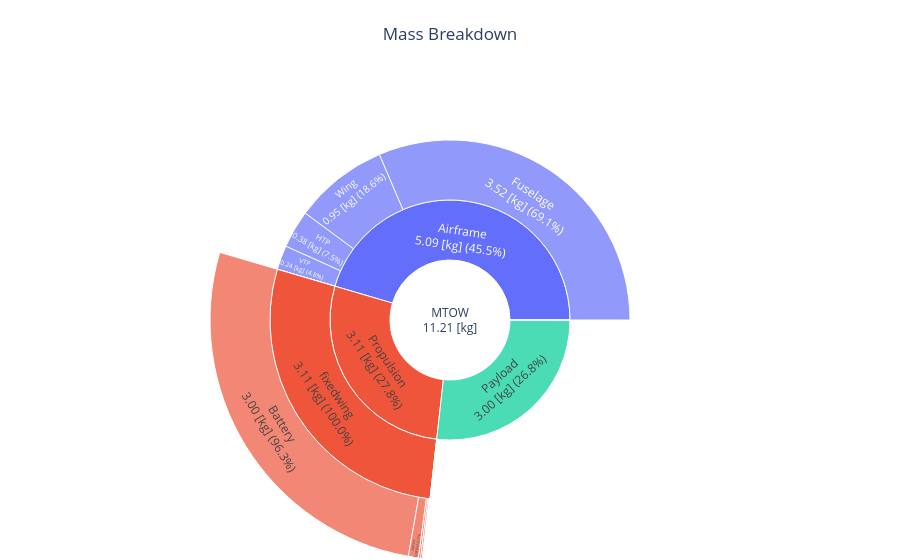

Notebook source saved alongside this figure:
### Code cell
fig = mass_breakdown_sun_plot_drone(OUTPUT_FILE)
fig.show()

### Figure 1 — Plotly figure (JSON) as saved in the notebook; plotly's stock layout.template omitted (floating-point values rounded to 4 significant figures)
{"data": [{"branchvalues": "total", "labels": ["MTOW<br>11.21 [kg]", "Payload<br>3.00 [kg] (26.8%)", "Fuel mission<br>0.00 [kg] (0.0%)", "Propulsion<br>3.11 [kg] (27.8%)", "Airframe<br>5.09 [kg] (45.5%)", "Miscellaneous<br>0.00 [kg] (0.0%)", "multirotor<br>0.00 [kg] (0.0%)", "Propellers<br>0.00 [kg] (0.0%)", "Motors<br>0.00 [kg] (0.0%)", "Gearboxes<br>0.00 [kg] (0.0%)", "esc<br>0.00 [kg] (0.0%)", "Battery<br>0.00 [kg] (0.0%)", "Wires<br>0.00 [kg] (0.0%)", "fixedwing<br>3.11 [kg] (100.0%)", "Propellers<br>0.01 [kg] (0.3%)", "Motors<br>0.08 [kg] (2.5%)", "Gearboxes<br>0.00 [kg] (0.0%)", "esc<br>0.01 [kg] (0.4%)", "Battery<br>3.00 [kg] (96.3%)", "Wires<br>0.02 [kg] (0.5%)", "Body<br>0.00 [kg] (0.0%)", "Arms<br>0.00 [kg] (0.0%)", "Wing<br>0.95 [kg] (18.6%)", "Fuselage<br>3.52 [kg] (69.1%)", "HTP<br>0.38 [kg] (7.5%)", "VTP<br>0.24 [kg] (4.8%)"], "parents": ["", "MTOW<br>11.21 [kg]", "MTOW<br>11.21 [kg]", "MTOW<br>11.21 [kg]", "MTOW<br>11.21 [kg]", "MTOW<br>11.21 [kg]", "Propulsion<br>3.11 [kg] (27.8%)", "multirotor<br>0.00 [kg] (0.0%)", "multirotor<br>0.00 [kg] (0.0%)", "multirotor<br>0.00 [kg] (0.0%)", "multirotor<br>0.00 [kg] (0.0%)", "multirotor<br>0.00 [kg] (0.0%)", "multirotor<br>0.00 [kg] (0.0%)", "Propulsion<br>3.11 [kg] (27.8%)", "fixedwing<br>3.11 [kg] (100.0%)", "fixedwing<br>3.11 [kg] (100.0%)", "fixedwing<br>3.11 [kg] (100.0%)", "fixedwing<br>3.11 [kg] (100.0%)", "fixedwing<br>3.11 [kg] (100.0%)", "fixedwing<br>3.11 [kg] (100.0%)", "Airframe<br>5.09 [kg] (45.5%)", "Airframe<br>5.09 [kg] (45.5%)", "Airframe<br>5.09 [kg] (45.5%)", "Airframe<br>5.09 [kg] (45.5%)", "Airframe<br>5.09 [kg] (45.5%)", "Airframe<br>5.09 [kg] (45.5%)"], "type": "sunburst", "values": [11.21, 3, 0, 3.114, 5.095, 0, 0, 0, 0, 0, 0, 0, 0, 3.114, 0.008666, 0.07672, 0, 0.01296, 3, 0.01556, 0, 0, 0.9484, 3.522, 0.3806, 0.2436]}], "layout": {"margin": {"b": 0, "l": 0, "r": 0, "t": 80}, "title": {"text": "Mass Breakdown", "x": 0.5}}}
